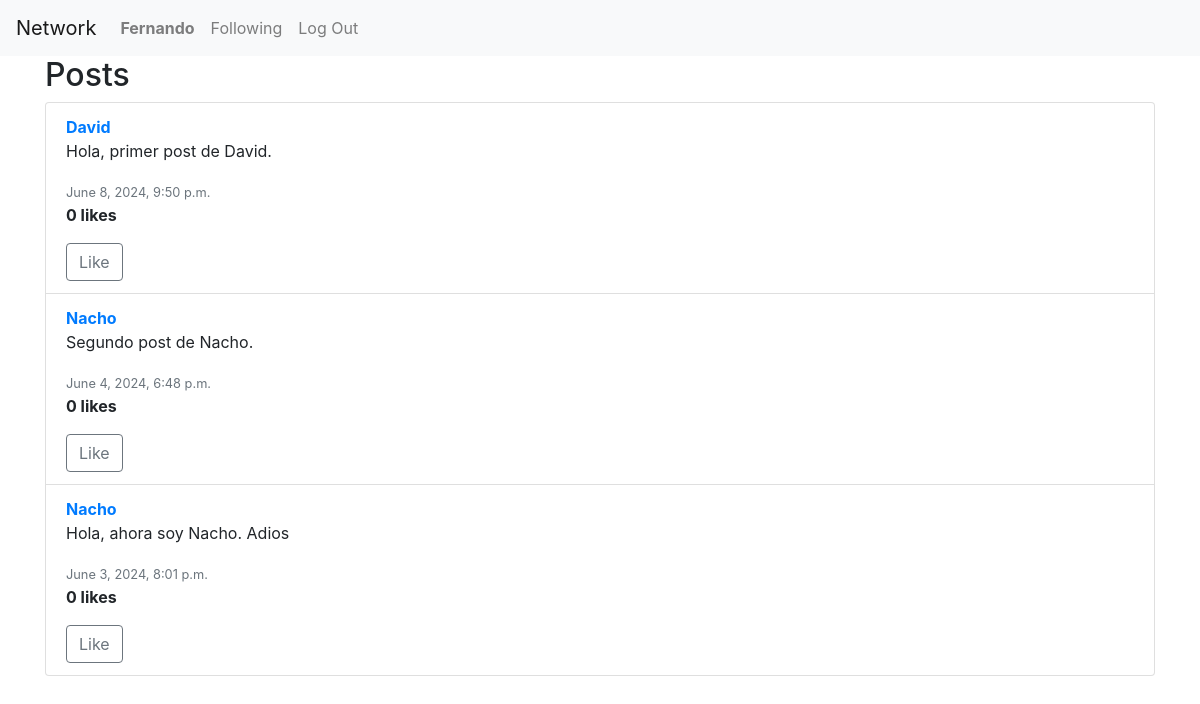
/following/ (signed in), run on an earlier commit of the app's database.
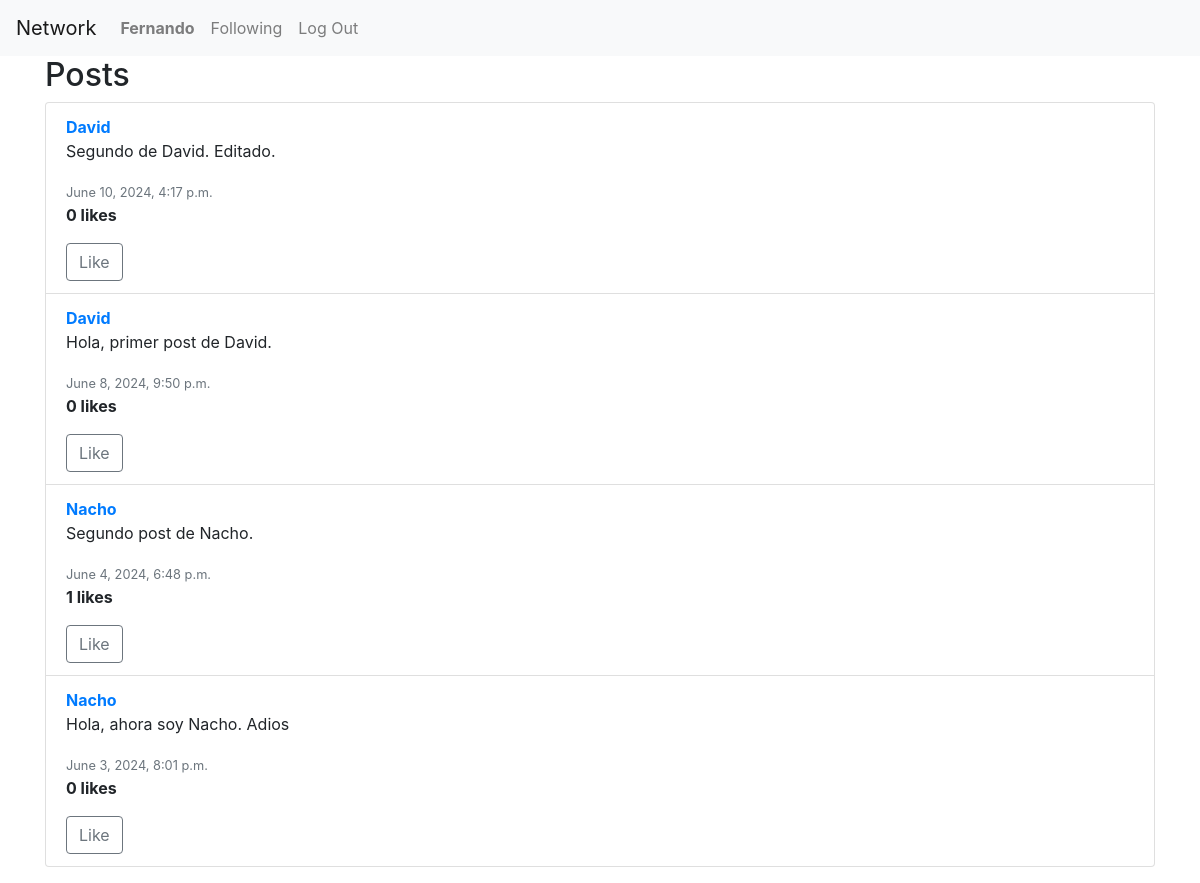
And on a later commit of the database.
### network/models.py (models this page shows, shortened)
class User(AbstractUser):
    pass

class Post(models.Model):
    user = models.ForeignKey(User, on_delete=models.CASCADE, related_name="posts")
    content = models.TextField(blank=True)
    timestamp = models.DateTimeField(auto_now_add=True)

### network/views.py (the view)
# urls.py: path('following/', views.following, name='following'),
@login_required
def following(request):
    user = request.user
    following_users = User.objects.filter(followed__user=user)
    posts_list = Post.objects.filter(user__in=following_users).annotate(likes_count=Count('liked')).order_by('-timestamp')
    paginator = Paginator(posts_list, 10)
    page_number = request.GET.get('page')
    posts = paginator.get_page(page_number)
    return render(request, "network/following.html", {"posts": posts})

### network/templates/network/following.html (shortened to what this page needs)
{% extends "network/layout.html" %}
{% block body %}
<div class="container">
    <h2>Posts</h2>
    <ul class="list-group">
        {% for post in posts %}
        <li class="list-group-item" id="post-{{ post.id }}">
            <a href="{% url 'network:profile' post.user.username %}"><strong>{{ post.user.username }}</strong></a>
            <div id="post-content-{{ post.id }}">
                <p>{{ post.content }}</p>
            </div>
            <div>
                <small class="text-muted">{{ post.timestamp }}</small>
                <p id="like-count-{{ post.id }}"><strong>{{ post.likes_count }} likes</strong></p>
                {% if user.is_authenticated %}
                <button class="btn like-button {% if post.user_has_liked %}btn-success{% else %}btn-outline-secondary{% endif %}"
                        data-post-id="{{ post.id }}" data-liked="{% if post.user_has_liked %}true{% else %}false{% endif %}">
                    Like
                </button>
                {% endif %}
            </div>
        </li>
        {% endfor %}
    </ul>
</div>
{% endblock %}

### network/templates/network/layout.html (shortened to what this page needs)
{% load static %}
<!DOCTYPE html>
<html lang="en">
    <head>
        <link rel="stylesheet" href="https://stackpath.bootstrapcdn.com/bootstrap/4.4.1/css/bootstrap.min.css">
        <link href="{% static 'network/styles.css' %}" rel="stylesheet">
    </head>
    <body>
        <nav class="navbar navbar-expand-lg navbar-light bg-light">
            <a class="navbar-brand" href="{% url 'network:index' %}">Network</a>
            <div>
              <ul class="navbar-nav mr-auto">
                {% if user.is_authenticated %}
                    <li class="nav-item">
                        <a class="nav-link" href="{% url 'network:user_posts' %}"><strong>{{ user.username }}</strong></a>
                    </li>
                    <li class="nav-item">
                        <a class="nav-link" href="{% url 'network:following' %}">Following</a>
                    </li>
                    <li class="nav-item">
                        <a class="nav-link" href="{% url 'network:logout' %}">Log Out</a>
                    </li>
                {% endif %}
              </ul>
            </div>
        </nav>
        <div class="body">
            {% block body %}
            {% endblock %}
        </div>
    </body>
</html>

What changed in the data, as far as the page shows it:
added Post: user.username "David", content "Segundo de David. Editado.", timestamp "June 10, 2024, 4:17 p.m.", likes_count "0"
computed for Post "Segundo post de Nacho.": likes_count "0" → "1"
